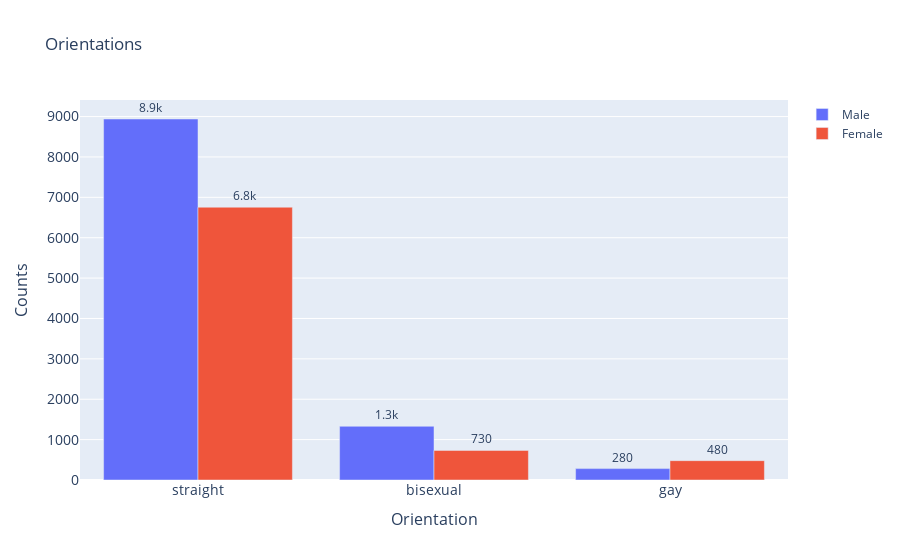

Notebook code cell kept with this figure:
### Code cell
orientations = ['straight', 'bisexual', 'gay']
fig = go.Figure(data=[
    go.Bar(name='Male', 
           x=orientations, 
           y=male_df['orientation'].value_counts().values, 
           text=male_df['orientation'].value_counts().values),
    go.Bar(name='Female', 
           x=orientations, 
           y=female_df['orientation'].value_counts().values,
           text=female_df['orientation'].value_counts().values)
])

fig.update_layout(barmode='group',
    title='Orientations',
    #xaxis_tickfont_size=14,
    yaxis=dict(title='Counts',
               titlefont_size=16,
               tickfont_size=14),
    xaxis=dict(title='Orientation',
               titlefont_size=16,
               tickfont_size=14))
fig.update_traces(texttemplate='%{text:.2s}', textposition='outside')
fig.show()

### Figure 1 — Plotly figure (JSON) as saved in the notebook; plotly's stock layout.template omitted (floating-point values rounded to 4 significant figures)
{"data": [{"name": "Male", "text": [8940, 1330, 282], "textposition": "outside", "texttemplate": "%{text:.2s}", "type": "bar", "x": ["straight", "bisexual", "gay"], "y": [8940, 1330, 282]}, {"name": "Female", "text": [6756, 733, 479], "textposition": "outside", "texttemplate": "%{text:.2s}", "type": "bar", "x": ["straight", "bisexual", "gay"], "y": [6756, 733, 479]}], "layout": {"autosize": true, "barmode": "group", "title": {"text": "Orientations"}, "xaxis": {"autorange": true, "range": [-0.5, 2.5], "tickfont": {"size": 14}, "title": {"font": {"size": 16}, "text": "Orientation"}, "type": "category"}, "yaxis": {"autorange": true, "range": [0, 9411.0], "tickfont": {"size": 14}, "title": {"font": {"size": 16}, "text": "Counts"}, "type": "linear"}}}
